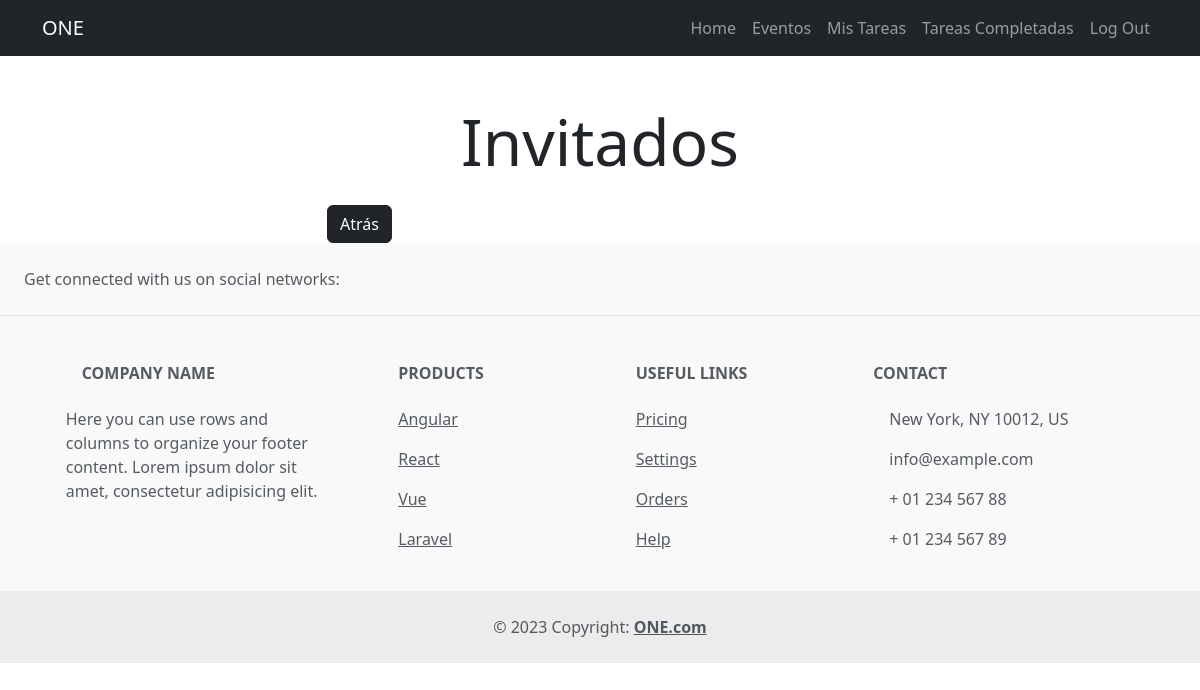
Page /invitados/18/ (signed in) on the earlier database version.
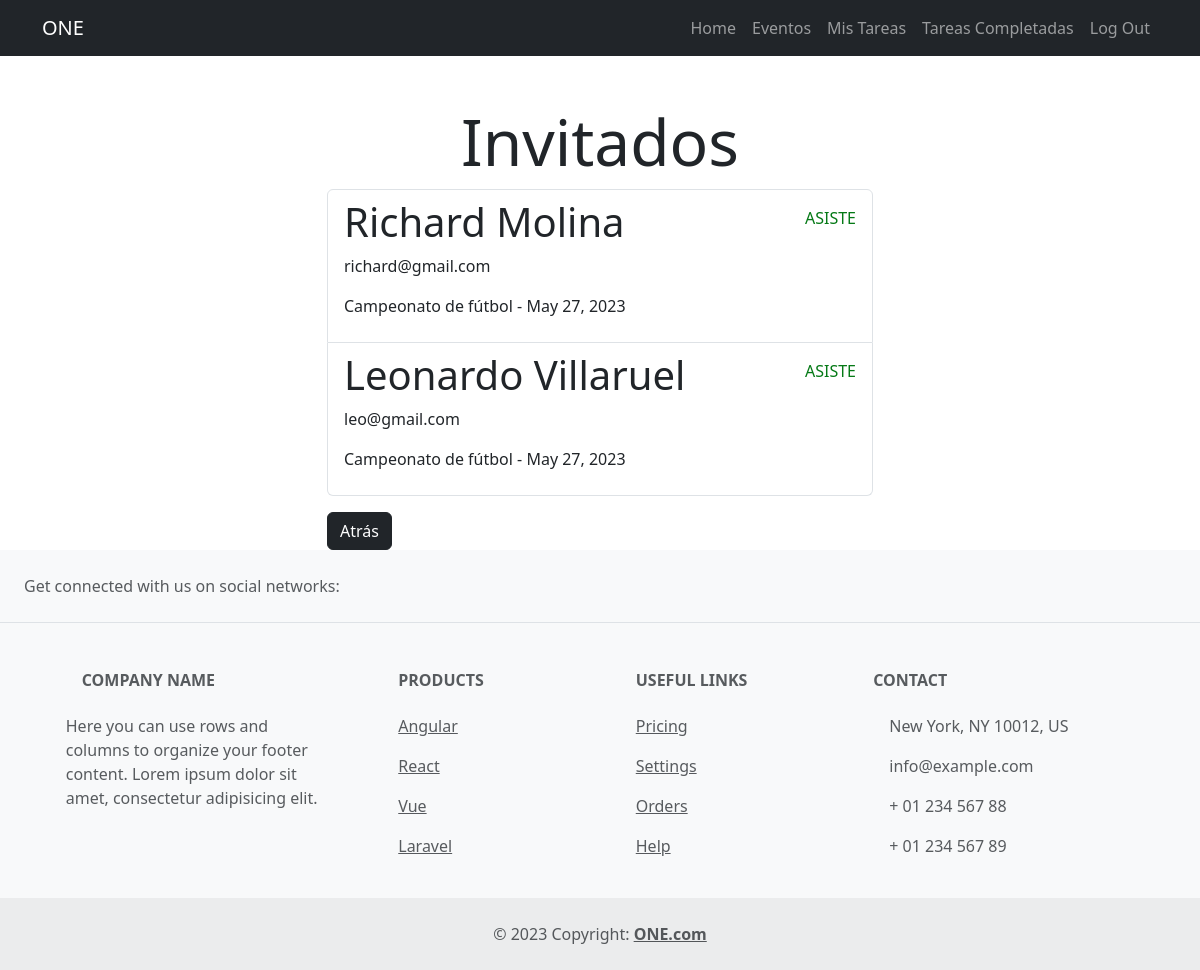
Same page on the later database version.
### invitados/models.py (models this page shows, shortened)
class Invitado(models.Model):
    nombre = models.CharField(max_length=80)
    correo = models.CharField(max_length=80)
    respuesta = models.CharField(max_length=2, null=True)
    evento = models.ForeignKey(Evento, blank=True , on_delete=models.CASCADE)

### event/models.py (models this page shows, shortened)
class Evento(models.Model):
    nombre = models.CharField(max_length=80)
    descripcion = models.TextField(blank=True)
    fechaCreacion = models.DateTimeField(auto_now_add=True)
    fecha= models.DateField(null = True, blank = True)
    ubicacion = models.CharField(max_length=200)
    user = models.ForeignKey(User, on_delete=models.CASCADE)

### invitados/views.py (the view)
# urls.py: path('invitados/<int:evento_id>/', invitados, name= 'invitados'),
@login_required
def invitados(request, evento_id):
    invitados = Invitado.objects.filter(evento_id=evento_id)
    return render(request, 'invitado.html', {'invitados': invitados})

### invitados/templates/invitado.html (shortened to what this page needs)
{% extends 'base.html' %}
{% block content%}
<main class="container">
    <div class="row">
        <div class="col-md-6 offset-md-3">
            <h1 class="mt-5 text-center display-3">Invitados</h1>
            <ul class="list-group">
                {% for invitado in invitados %}
                <a href="{% url 'invitado_detail' invitado.id invitado.evento.id %}" class="list-group-item">
                    <header class="d-flex justify-content-between">
                        <h1 class="fw-bold-3"> {{invitado.nombre}}</h1>
                        {% if invitado.respuesta == "SI" %}
                            <p class="mt-2" style="color: rgb(5, 121, 22);">ASISTE</p>
                        {% else %}
                            <p class="mt-2" style="color: rgb(172, 9, 9);">FALTA</p>
                        {% endif %}
                    </header>
                    <p> {{invitado.correo}} </p>
                    <p>{{invitado.evento.nombre}} - {{invitado.evento.fecha}} </p>
                </a>
                {% endfor %}
            </ul>
            {% if '/invitados/crear/' not in request.path %}
                <form action="{% url 'eventos' %}"  method="POST">
                    <button class="btn btn-dark mt-3" >Atrás</button>
                </form>
            {% endif %}
        </div>
    </div>
</main>
{% endblock %}

### event/templates/base.html (shortened to what this page needs)
<!DOCTYPE html>
<html lang="en">
<head>
    <link rel="stylesheet" href="https://cdn.jsdelivr.net/npm/bootstrap@5.3.0-alpha1/dist/css/bootstrap.min.css">
</head>
<body>
    <nav class="navbar navbar-expand-lg bg-dark navbar-dark">
        <div class="container">
          <a class="navbar-brand" href="/">ONE</a>
          <div class="collapse navbar-collapse" id="navbarNav">
            <ul class="navbar-nav ms-auto">
                <li class="nav-item">
                    <a class="nav-link" href="/">Home</a>
                </li>
                {% if user.is_authenticated %}
                <li class="nav-item">
                    <a class="nav-link" href="/eventos">Eventos</a>
                </li>
                <li class="nav-item">
                    <a class="nav-link" href="/tasks">Mis Tareas</a>
                </li>
                <li class="nav-item">
                    <a class="nav-link" href="/tasks-completas">Tareas Completadas</a>
                </li>
                <li class="nav-item">
                    <a class="nav-link" href="/logout">Log Out</a>
                </li>
                {% endif %}
            </ul>
          </div>
        </div>
      </nav>
    {% block content %}
    {% endblock %}
<footer class="text-center text-lg-start bg-light text-muted">
    <section class="d-flex justify-content-center justify-content-lg-between p-4 border-bottom">
      <div class="me-5 d-none d-lg-block">
        <span>Get connected with us on social networks:</span>
      </div>
      <div>
      </div>
    </section>
    <section class="">
      <div class="container text-center text-md-start mt-5">
        <div class="row mt-3">
          <div class="col-md-3 col-lg-4 col-xl-3 mx-auto mb-4">
            <h6 class="text-uppercase fw-bold mb-4">
              Company name
            </h6>
            <p>
              Here you can use rows and columns to organize your footer content. Lorem ipsum
              dolor sit amet, consectetur adipisicing elit.
            </p>
          </div>
          <div class="col-md-2 col-lg-2 col-xl-2 mx-auto mb-4">
            <h6 class="text-uppercase fw-bold mb-4">
              Products
            </h6>
            <p>
              <a href="#!" class="text-reset">Angular</a>
            </p>
            <p>
              <a href="#!" class="text-reset">React</a>
            </p>
            <p>
              <a href="#!" class="text-reset">Vue</a>
            </p>
            <p>
              <a href="#!" class="text-reset">Laravel</a>
            </p>
          </div>
          <div class="col-md-3 col-lg-2 col-xl-2 mx-auto mb-4">
            <h6 class="text-uppercase fw-bold mb-4">
              Useful links
            </h6>
            <p>
              <a href="#!" class="text-reset">Pricing</a>
            </p>
            <p>
              <a href="#!" class="text-reset">Settings</a>
            </p>
            <p>
              <a href="#!" class="text-reset">Orders</a>
            </p>
            <p>
              <a href="#!" class="text-reset">Help</a>
            </p>
          </div>
          <div class="col-md-4 col-lg-3 col-xl-3 mx-auto mb-md-0 mb-4">
            <h6 class="text-uppercase fw-bold mb-4">Contact</h6>
            <p> New York, NY 10012, US</p>
            <p>
              info@example.com
            </p>
            <p> + 01 234 567 88</p>
            <p> + 01 234 567 89</p>
          </div>
        </div>
      </div>
    </section>
    <div class="text-center p-4" style="background-color: rgba(0, 0, 0, 0.05);">
      © 2023 Copyright:
      <a class="text-reset fw-bold" href="">ONE.com</a>
    </div>
  </footer>
</body>
</html>

Differences in the rows shown:
added Invitado: nombre "Richard Molina", respuesta "ASISTE", correo "richard@gmail.com", evento.nombre "Campeonato de fútbol", evento.fecha "May 27, 2023"
added Invitado: nombre "Leonardo Villaruel", respuesta "ASISTE", correo "leo@gmail.com", evento.nombre "Campeonato de fútbol", evento.fecha "May 27, 2023"
